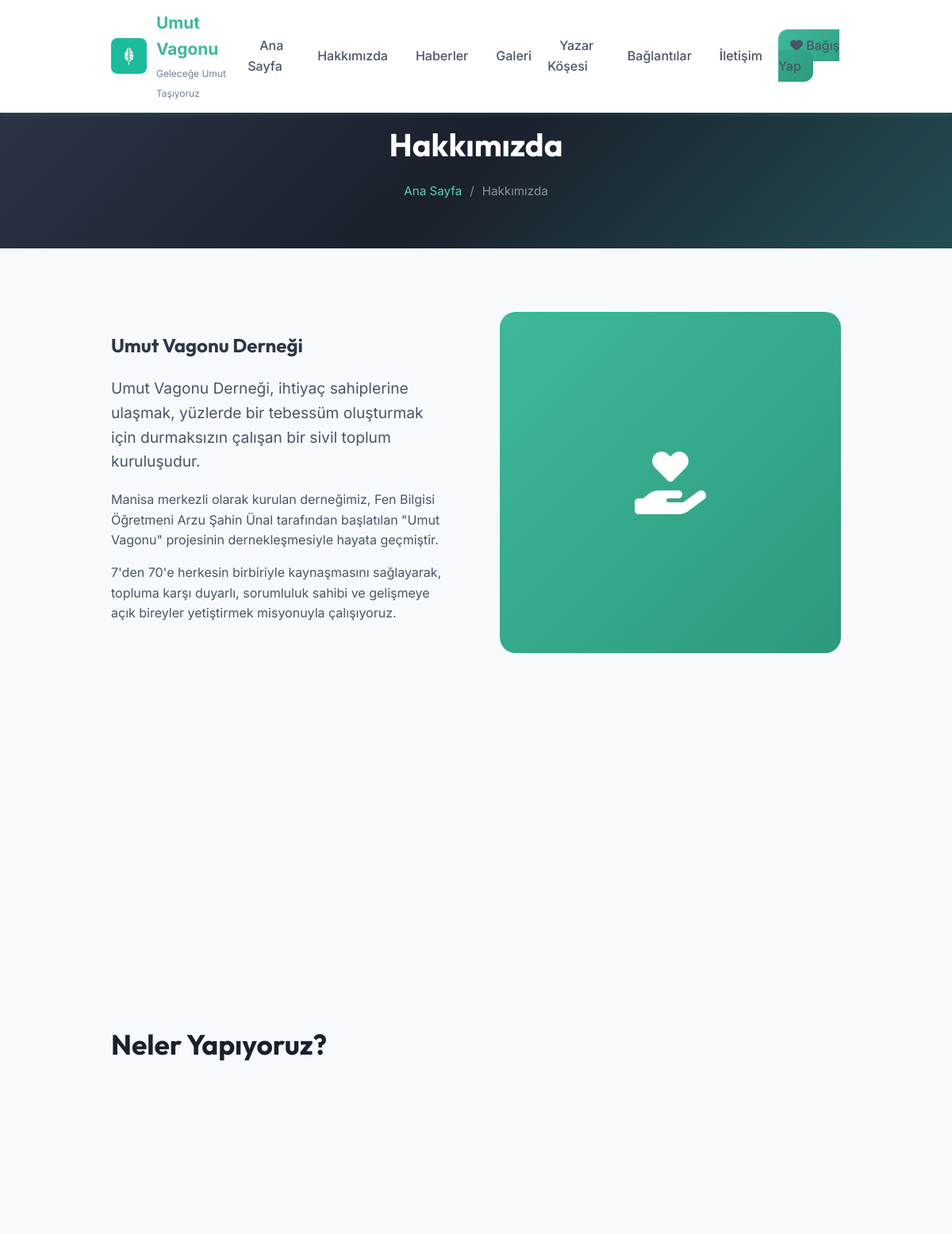
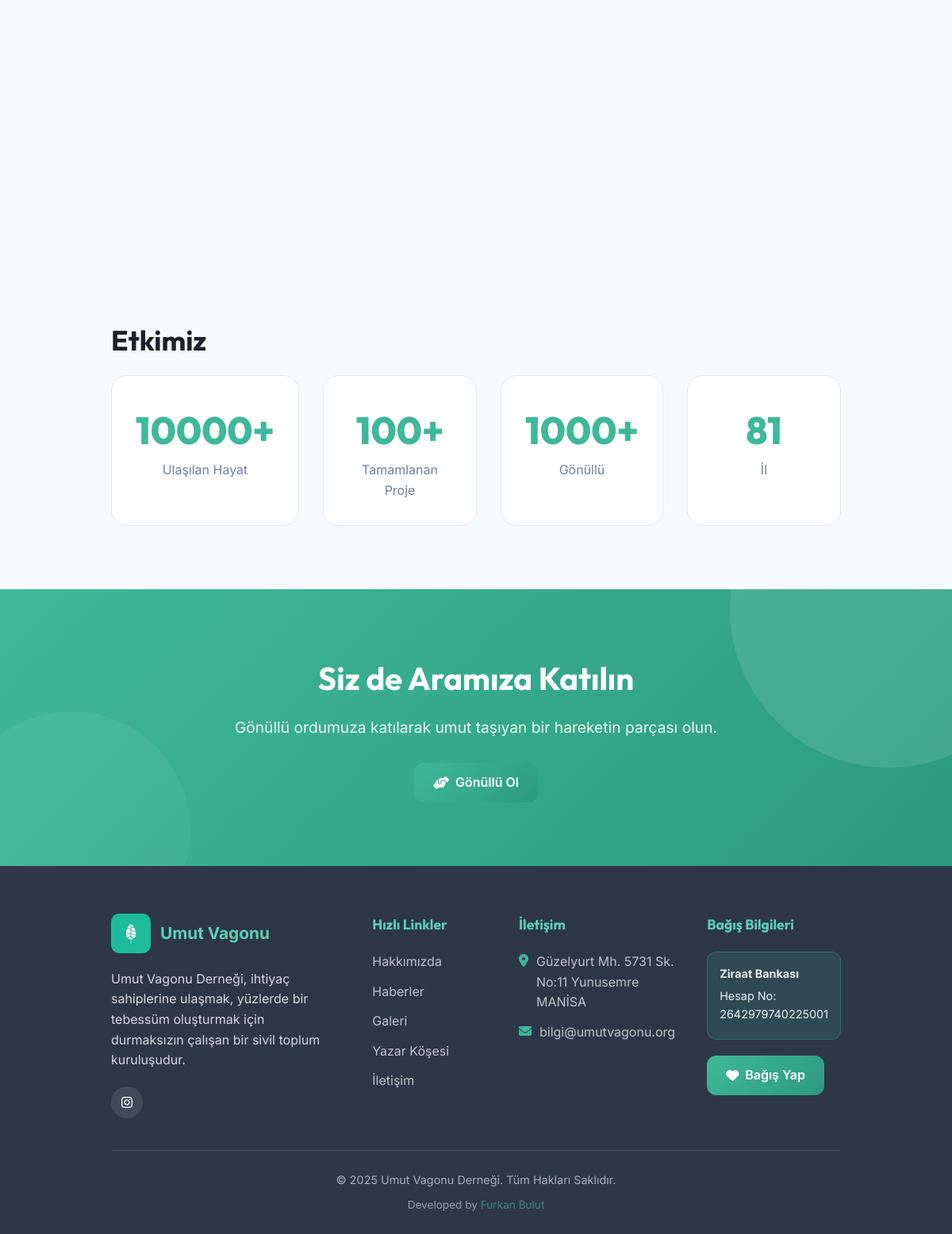
Screenshot of /hakkimizda/ with the database file from the repository (2 pictures, top to bottom).
### landing/models.py (models this page shows, shortened)
class SiteSettings(models.Model):
    site_title = models.CharField(
        max_length=200,
        default="Umut Vagonu",
        verbose_name="Site Başlığı",
        help_text="Tarayıcı sekmesinde ve logoda görünecek başlık."
    )
    slogan = models.CharField(
        max_length=300,
        default="Geleceğe Umut Taşıyoruz",
        verbose_name="Slogan",
        help_text="Logo altında ve sayfa başlıklarında görünür."
    )
    about_text = models.TextField(
        blank=True,
        verbose_name="Hakkımızda Metni",
        default="Umut Vagonu Derneği, ihtiyaç sahiplerine ulaşmak, yüzlerde bir tebessüm oluşturmak için durmaksızın çalışan bir sivil toplum kuruluşudur.",
        help_text="Footer ve meta açıklamalarında kullanılır."
    )
    contact_phone = models.CharField(
        max_length=20,
        blank=True,
        verbose_name="Telefon",
        help_text="Örn: 0555 123 45 67"
    )
    contact_email = models.EmailField(
        blank=True,
        verbose_name="E-posta",
        help_text="Örn: bilgi@umutvagonu.org"
    )
    contact_address = models.TextField(
        blank=True,
        verbose_name="Adres",
        help_text="Dernek merkez adresi."
    )
    bank_name = models.CharField(
        max_length=100,
        blank=True,
        verbose_name="Banka Adı",
        help_text="Örn: Ziraat Bankası"
    )
    bank_account = models.CharField(
        max_length=100,
        blank=True,
        verbose_name="Hesap No",
        help_text="Banka hesap numarası."
    )
    bank_iban = models.CharField(
        max_length=50,
        blank=True,
        verbose_name="IBAN",
        help_text="TR ile başlayan IBAN numarası."
    )
    instagram_url = models.URLField(
        blank=True,
        verbose_name="Instagram",
        help_text="Instagram profil URL'si. Örn: https://instagram.com/umutvagonumanisa"
    )
    facebook_url = models.URLField(
        blank=True,
        verbose_name="Facebook",
        help_text="Facebook sayfa URL'si."
    )
    twitter_url = models.URLField(
        blank=True,
        verbose_name="Twitter/X",
        help_text="Twitter profil URL'si."
    )
    youtube_url = models.URLField(
        blank=True,
        verbose_name="YouTube",
        help_text="YouTube kanal URL'si."
    )
    stat_lives_touched = models.IntegerField(
        default=10000,
        verbose_name="Ulaşılan Hayat",
        help_text="Ana sayfada gösterilen 'Ulaşılan Hayat' sayısı."
    )
    stat_projects = models.IntegerField(
        default=100,
        verbose_name="Tamamlanan Proje",
        help_text="Ana sayfada gösterilen 'Tamamlanan Proje' sayısı."
    )
    stat_volunteers = models.IntegerField(
        default=1000,
        verbose_name="Gönüllü Sayısı",
        help_text="Ana sayfada gösterilen 'Gönüllü Ordusu' sayısı."
    )
    stat_cities = models.IntegerField(
        default=81,
        verbose_name="Hizmet Verilen İl",
        help_text="Ana sayfada gösterilen 'Hizmet Verilen İl' sayısı."
    )
    class Meta:
        verbose_name = "Site Ayarları"
        verbose_name_plural = "Site Ayarları"
    @classmethod
    def get_settings(cls):
        obj, created = cls.objects.get_or_create(pk=1)
        return obj

### landing/views.py (the view)
# urls.py: path('hakkimizda/', views.about, name='about'),
def about(request):
    return render(request, 'pages/about.html')

### landing/context_processors.py (called while the page is built)
def site_settings(request):
    try:
        settings = SiteSettings.get_settings()
    except:
        settings = None
    try:
        footer_links = Link.objects.filter(is_active=True)[:5]
    except:
        footer_links = []
    return {
        'site_settings': settings,
        'footer_links': footer_links,
    }

### templates/pages/about.html (shortened to what this page needs)
{% extends 'base.html' %}
{% block content %}
<section class="page-header">
    <div class="container">
        <h1 class="page-title">Hakkımızda</h1>
        <nav class="breadcrumb">
            <a href="{% url 'landing:home' %}">Ana Sayfa</a>
            <span>/</span>
            <span>Hakkımızda</span>
        </nav>
    </div>
</section>
<section class="about-content-section">
    <div class="container">
        <div class="about-intro">
            <div class="about-text">
                <h2>Umut Vagonu Derneği</h2>
                <p class="lead">{{ site_settings.about_text|default:"Umut Vagonu Derneği, ihtiyaç sahiplerine ulaşmak, yüzlerde bir tebessüm oluşturmak için durmaksızın çalışan bir sivil toplum kuruluşudur." }}</p>
                <p>Manisa merkezli olarak kurulan derneğimiz, Fen Bilgisi Öğretmeni Arzu Şahin Ünal tarafından
                    başlatılan "Umut Vagonu" projesinin dernekleşmesiyle hayata geçmiştir.</p>
                <p>7'den 70'e herkesin birbiriyle kaynaşmasını sağlayarak, topluma karşı duyarlı, sorumluluk sahibi ve
                    gelişmeye açık bireyler yetiştirmek misyonuyla çalışıyoruz.</p>
            </div>
            <div class="about-image">
                <div class="about-image-placeholder">
                    <i class="fas fa-hand-holding-heart"></i>
                </div>
            </div>
        </div>
        <div class="mission-vision-grid">
        </div>
        <div class="what-we-do">
            <h2 class="section-title">Neler Yapıyoruz?</h2>
            <div class="activities-grid">
            </div>
        </div>
        <div class="impact-section">
            <h2 class="section-title">Etkimiz</h2>
            <div class="impact-grid">
                <div class="impact-item">
                    <span class="impact-number">{{ site_settings.stat_lives_touched|default:"10000" }}+</span>
                    <span class="impact-label">Ulaşılan Hayat</span>
                </div>
                <div class="impact-item">
                    <span class="impact-number">{{ site_settings.stat_projects|default:"100" }}+</span>
                    <span class="impact-label">Tamamlanan Proje</span>
                </div>
                <div class="impact-item">
                    <span class="impact-number">{{ site_settings.stat_volunteers|default:"1000" }}+</span>
                    <span class="impact-label">Gönüllü</span>
                </div>
                <div class="impact-item">
                    <span class="impact-number">{{ site_settings.stat_cities|default:"81" }}</span>
                    <span class="impact-label">İl</span>
                </div>
            </div>
        </div>
</section>
<section class="cta-section">
    <div class="container">
        <div class="cta-content">
            <div class="cta-text">
                <h2>Siz de Aramıza Katılın</h2>
                <p>Gönüllü ordumuza katılarak umut taşıyan bir hareketin parçası olun.</p>
            </div>
            <div class="cta-buttons">
                <a href="{% url 'landing:contact' %}" class="btn btn-donate-large">
                    <i class="fas fa-hands-helping"></i> Gönüllü Ol
                </a>
            </div>
        </div>
    </div>
</section>
{% endblock %}

### templates/base.html (shortened to what this page needs)
<!DOCTYPE html>
<html lang="tr">
<head>
    <link rel="stylesheet" href="https://cdnjs.cloudflare.com/ajax/libs/font-awesome/6.5.1/css/all.min.css">
    <link rel="stylesheet" href="/static/css/style.css">
</head>
<body>
    {% include 'partials/_header.html' %}
    <main>
        {% block content %}{% endblock %}
    </main>
    {% include 'partials/_footer.html' %}
</body>
</html>

### templates/partials/_meta.html (shortened to what this page needs)
{% load static %}

### templates/partials/_header.html (shortened to what this page needs)
<header class="header">
    <nav class="navbar">
        <div class="container">
            <a href="{% url 'landing:home' %}" class="logo">
                <img src="/static/images/logo.png" alt="Umut Vagonu Logo" class="logo-image">
                <span class="logo-text">
                    <strong>Umut Vagonu</strong>
                    <small>{{ site_settings.slogan|default:"Geleceğe Umut Taşıyoruz" }}</small>
                </span>
            </a>
            <ul class="nav-menu">
                <li><a href="{% url 'landing:home' %}" class="nav-link">Ana Sayfa</a></li>
                <li><a href="{% url 'landing:about' %}" class="nav-link">Hakkımızda</a></li>
                <li><a href="{% url 'landing:news_list' %}" class="nav-link">Haberler</a></li>
                <li><a href="{% url 'landing:gallery' %}" class="nav-link">Galeri</a></li>
                <li><a href="{% url 'landing:writers' %}" class="nav-link">Yazar Köşesi</a></li>
                <li><a href="{% url 'landing:links' %}" class="nav-link">Bağlantılar</a></li>
                <li><a href="{% url 'landing:contact' %}" class="nav-link">İletişim</a></li>
                <li>
                    <a href="{% url 'landing:contact' %}" class="nav-link btn-donate">
                        <i class="fas fa-heart"></i> Bağış Yap
                    </a>
                </li>
            </ul>
        </div>
    </nav>
</header>

### templates/partials/_footer.html (shortened to what this page needs)
<footer class="footer">
    <div class="container">
        <div class="footer-grid">
            <div class="footer-about">
                <div class="footer-logo">
                    <img src="/static/images/logo.png" alt="Umut Vagonu Logo" class="logo-image">
                    <span class="logo-text">
                        <strong>Umut Vagonu</strong>
                    </span>
                </div>
                <p>{{ site_settings.about_text|default:"Umut Vagonu Derneği, şeffaflık ve hesap verebilirlik ilkeleriyle çalışan, kamu yararına bir sivil toplum kuruluşudur."|truncatewords:30 }}</p>
                <div class="social-links">
                    {% if site_settings.instagram_url %}
                    <a href="{{ site_settings.instagram_url }}" target="_blank" rel="noopener" aria-label="Instagram">
                        <i class="fab fa-instagram"></i>
                    </a>
                    {% else %}
                    <a href="https://www.instagram.com/umutvagonumanisa/" target="_blank" rel="noopener"
                        aria-label="Instagram">
                        <i class="fab fa-instagram"></i>
                    </a>
                    {% endif %}
                </div>
            </div>
            <div class="footer-links">
                <h4>Hızlı Linkler</h4>
                <ul>
                    <li><a href="{% url 'landing:about' %}">Hakkımızda</a></li>
                    <li><a href="{% url 'landing:news_list' %}">Haberler</a></li>
                    <li><a href="{% url 'landing:gallery' %}">Galeri</a></li>
                    <li><a href="{% url 'landing:writers' %}">Yazar Köşesi</a></li>
                    <li><a href="{% url 'landing:contact' %}">İletişim</a></li>
                </ul>
            </div>
            <div class="footer-contact">
                <h4>İletişim</h4>
                <ul>
                    {% if site_settings.contact_address %}
                    <li>
                        <i class="fas fa-map-marker-alt"></i>
                        <span>{{ site_settings.contact_address }}</span>
                    </li>
                    {% else %}
                    <li>
                        <i class="fas fa-map-marker-alt"></i>
                        <span>Güzelyurt Mh. 5731 Sk. No:11 Yunusemre MANİSA</span>
                    </li>
                    {% endif %}
                    {% if site_settings.contact_email %}
                    <li>
                        <i class="fas fa-envelope"></i>
                        <a href="mailto:{{ site_settings.contact_email }}">{{ site_settings.contact_email }}</a>
                    </li>
                    {% else %}
                    <li>
                        <i class="fas fa-envelope"></i>
                        <a href="mailto:bilgi@umutvagonu.org">bilgi@umutvagonu.org</a>
                    </li>
                    {% endif %}
                </ul>
            </div>
            <div class="footer-donate">
                <h4>Bağış Bilgileri</h4>
                {% if site_settings.bank_name %}
                <div class="bank-info">
                    <p><strong>{{ site_settings.bank_name }}</strong></p>
                    {% if site_settings.bank_account %}
                    <p>Hesap No: {{ site_settings.bank_account }}</p>
                    {% endif %}
                    {% if site_settings.bank_iban %}
                    <p>IBAN: {{ site_settings.bank_iban }}</p>
                    {% endif %}
                </div>
                {% else %}
                <div class="bank-info">
                    <p><strong>Ziraat Bankası</strong></p>
                    <p>Hesap No: 2642979740225001</p>
                </div>
                {% endif %}
                <a href="{% url 'landing:contact' %}" class="btn btn-donate">
                    <i class="fas fa-heart"></i> Bağış Yap
                </a>
            </div>
        </div>
        <div class="footer-bottom">
            <p>&copy; {% now "Y" %} Umut Vagonu Derneği. Tüm Hakları Saklıdır.</p>
            <p class="developer-credit">Developed by <a href="https://furkanbulut.vercel.app/" target="_blank"
                    rel="noopener">Furkan Bulut</a></p>
        </div>
    </div>
</footer>

### rows the page displays
SiteSettings: slogan "Geleceğe Umut Taşıyoruz", about_text "Umut Vagonu Derneği, ihtiyaç sahiplerine ulaşmak, yüzlerde bir tebessüm oluşturmak için durmaksızın çalışan bir sivil toplum kuruluşudur.", stat_lives_touched "10000", stat_projects "100", stat_volunteers "1000", stat_cities "81"
